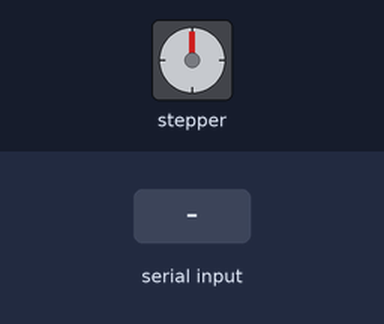
A sketch run on a simulated Arduino Uno, built with avr-gcc and run on an emulated ATmega328P. Shown: stepper motor. Inputs (shaded band) come from the test bench. Stepper angles assume 200 steps per turn.

Above: at 1.2 s.
1.3 s: "1\n" received over Serial
At 1.45 s:
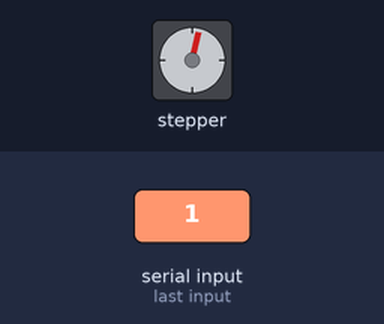
At 2.05 s:
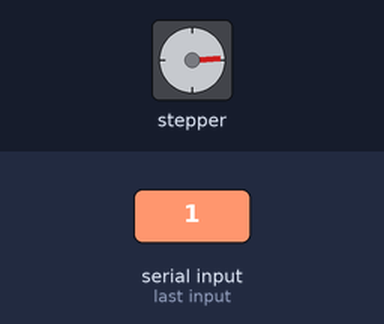
3.7 s: "2\n" received over Serial
At 3.85 s:
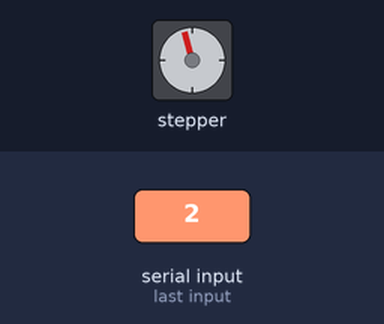
Timing chart, 0 to 6.7 s (numbered marks = the images above; inputs shaded):
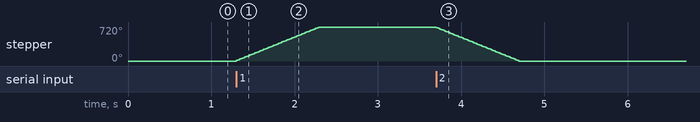

Measured:
- after the input at 1.3 s, stepper: turns 720° clockwise in 0.99 s, starting at once
- after the input at 3.7 s, stepper: turns 720° counter-clockwise in 0.99 s, starting at once

The sketch:

Nema17Asansor.ino
```cpp
#include <Stepper.h>

const int stepsPerRevolution = 200;  // change this to fit the number of steps per revolution
// for your motor

// initialize the stepper library on pins 8 through 11:
Stepper myStepper(stepsPerRevolution, 8, 9, 10, 11);

void setup() {
  // set the speed at 60 rpm:
  myStepper.setSpeed(120);
  // initialize the serial port:
  Serial.begin(9600);
}

void loop() {
if(Serial.available())
{
  int deger=Serial.parseInt();
  if(deger==1)
  {
  myStepper.step(2*stepsPerRevolution);
  }

   if(deger==2)
  {
  myStepper.step(-2*stepsPerRevolution);
  }
}

}
```
